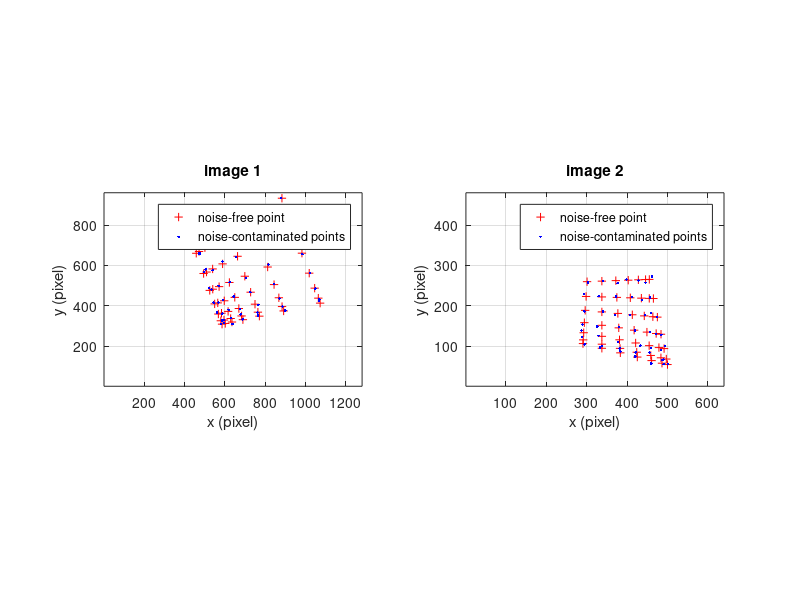
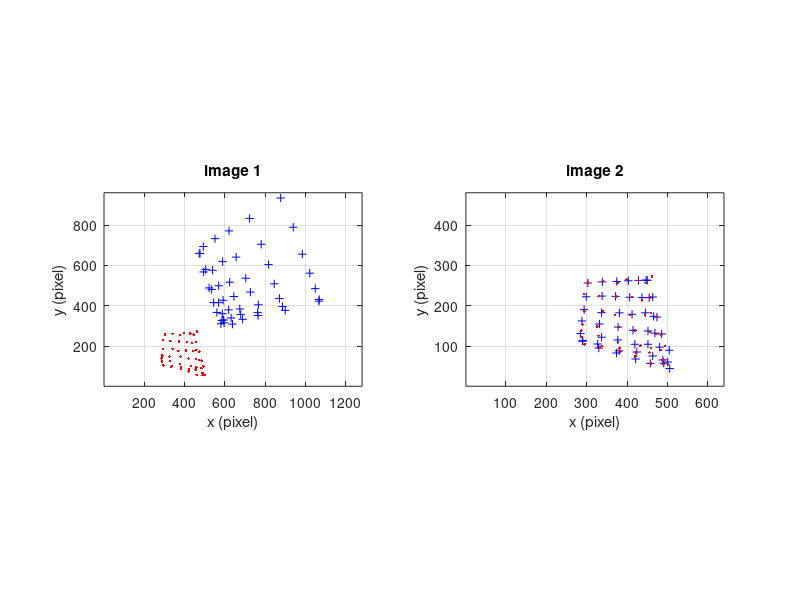

Write MATLAB code to recreate these figures, in order.
clc; clear; close all;

% Load ata
load('data.mat');

% Add noise
scale = 5;
x1n = x1(1:2,:) + randn(size(x1(1:2,:)))*scale; x1n(3,:) = 1;
x2n = x2(1:2,:) + randn(size(x2(1:2,:)))*scale; x2n(3,:) = 1;

% Draw Data
figure;
subplot(121);
plot(x1(1,:),x1(2,:),'r+'); axis equal; grid on; hold on;
plot(x1n(1,:),x1n(2,:),'b.'); 
axis([1 W1 1 H1]);
title('image 1');
xlabel('x (pixel)'); ylabel('y (pixel)'); hold off;
legend('noise-free point','noise-contaminated points');
subplot(122); plot(x2(1,:),x2(2,:),'r+'); axis equal; grid on; hold on;
plot(x2n(1,:),x2n(2,:),'b.'); axis([1 W2 1 H2]);
xlabel('x (pixel)'); ylabel('y (pixel)'); hold off;
title('image 2');
legend('noise-free point','noise-contaminated points');

% Normalize data
iT1 = [W1+H1 0 W1/2; 0 W1+H1 H1/2; 0 0 1]; T1 = inv(iT1);
iT2 = [W2+H2 0 W2/2; 0 W2+H2 H2/2; 0 0 1]; T2 = inv(iT2);
x1nm = T1*x1n;
x2nm = T2*x2n;

% Estimate homography by DLT
A = []; numPnt = size(x1nm,2);
for i=1:numPnt
    x = x1nm(1,i); y = x1nm(2,i); w = x1nm(3,i);
    x_ = x2nm(1,i); y_ = x2nm(2,i); w_ = x2nm(3,i);
    tmp = [0 0 0 -x*w_ -y*w_ -w*w_ x*y_ y*y_ w*y_;
           x*w_ y*w_ w*w_ 0 0 0 -x*x_ -y*x_ -w*x_];
    A = [A; tmp];
end
[U D V] = svd(A);
h = V(:,end);
Hnm = [h(1:3)'; h(4:6)'; h(7:9)'];
H = inv(T2)*Hnm*T1;

% Transform points
x2n_ = H*x1n;
x2n_(1,:) = x2n_(1,:)./x2n_(3,:); x2n_(2,:) = x2n_(2,:)./x2n_(3,:);
x2n_(3,:) = x2n_(3,:)./x2n_(3,:);

x1n_ = inv(H)*x2n;
x1n_(1,:) = x1n_(1,:)./x1n_(3,:); x1n_(2,:) = x1n_(2,:)./x1n_(3,:);
x1n_(3,:) = x1n_(3,:)./x1n_(3,:);

% Draw transformation result
figure; 
subplot(121); plot(x1n(1,:),x1n(2,:),'b+'); axis equal; grid on; hold on;
plot(x2n(1,:),x2n(2,:),'r.'); axis equal; grid on; hold on;
axis([1 W1 1 H1]); xlabel('x (pixel)'); ylabel('y (pixel)'); hold off;
title('image 1');
subplot(122); plot(x2n_(1,:),x2n_(2,:),'b+'); axis equal; grid on; hold on;
plot(x2n(1,:),x2n(2,:),'r.'); axis equal; grid on; hold on;
axis([1 W2 1 H2]); xlabel('x (pixel)'); ylabel('y (pixel)'); hold off;
title('image 2');

% Symmetric transfer error
error_DLT = sum(sum((x2n(1:2,:)-x2n_(1:2,:)).^2) ...
+ sum((x1n(1:2,:)-x1n_(1:2,:)).^2)); 
